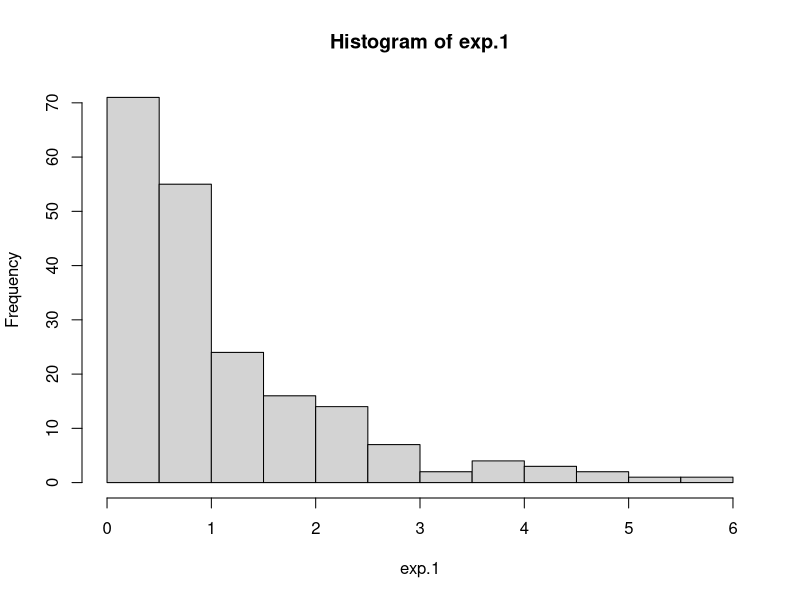
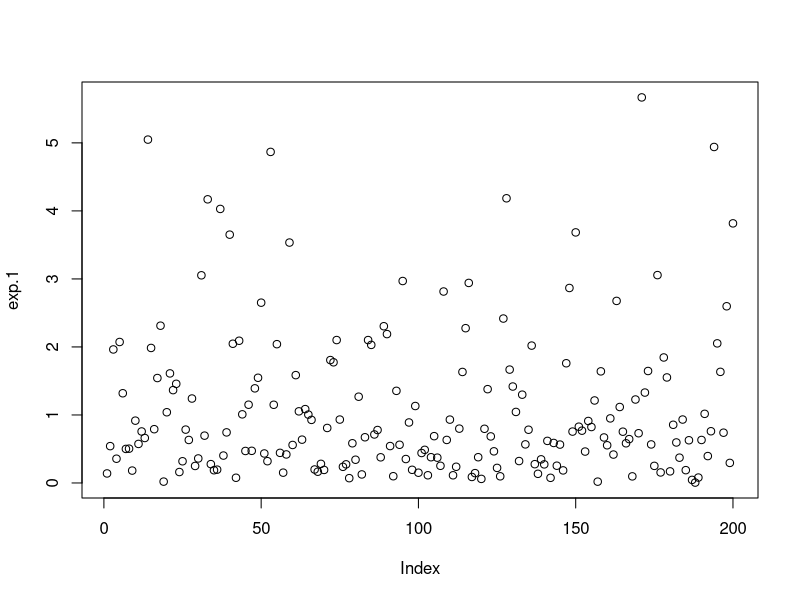
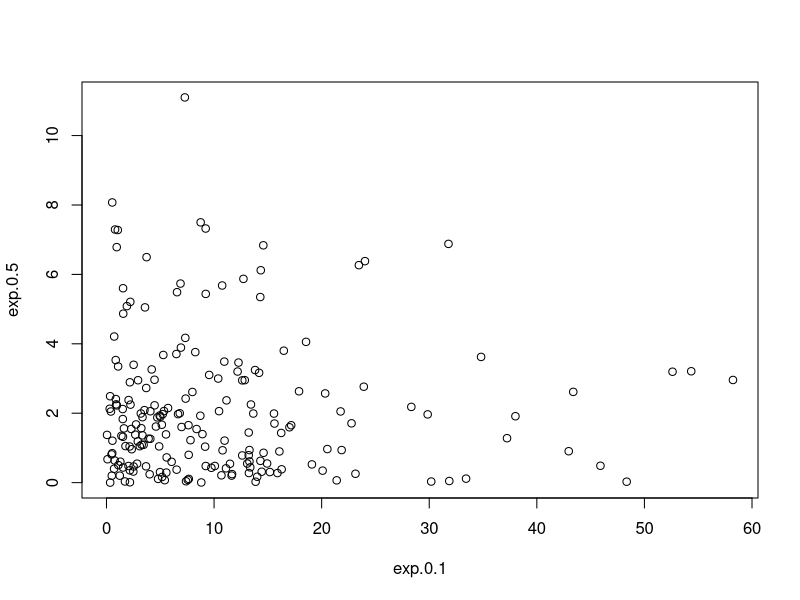
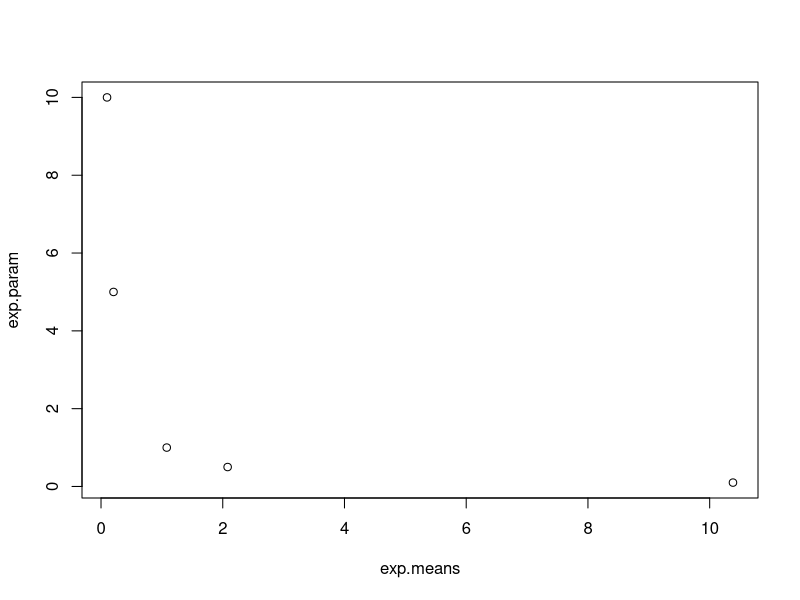
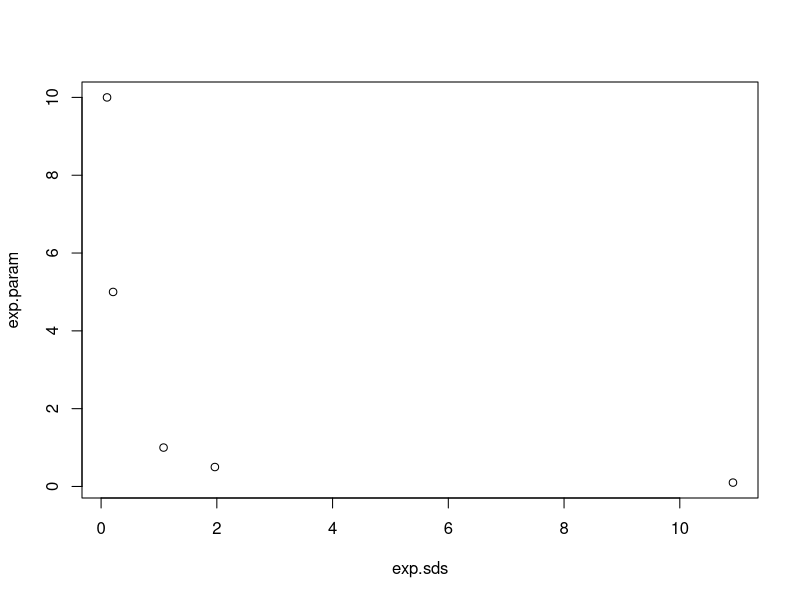
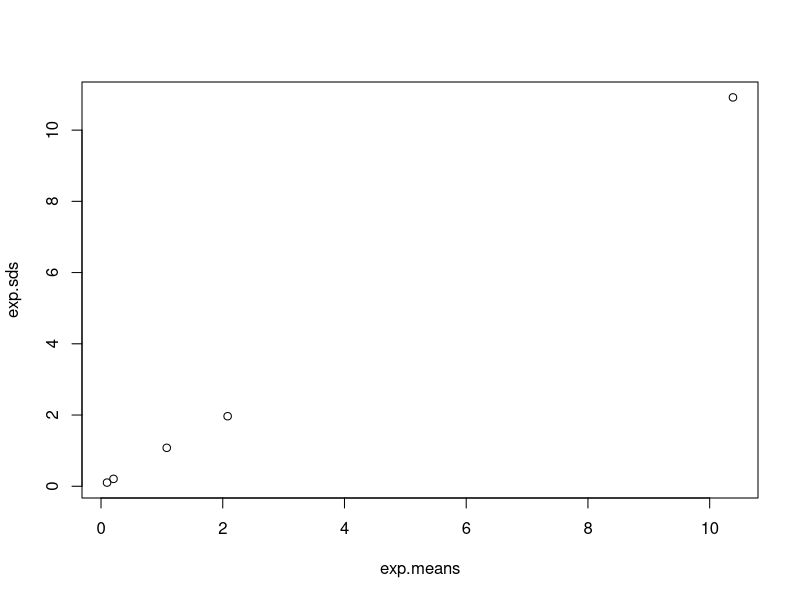
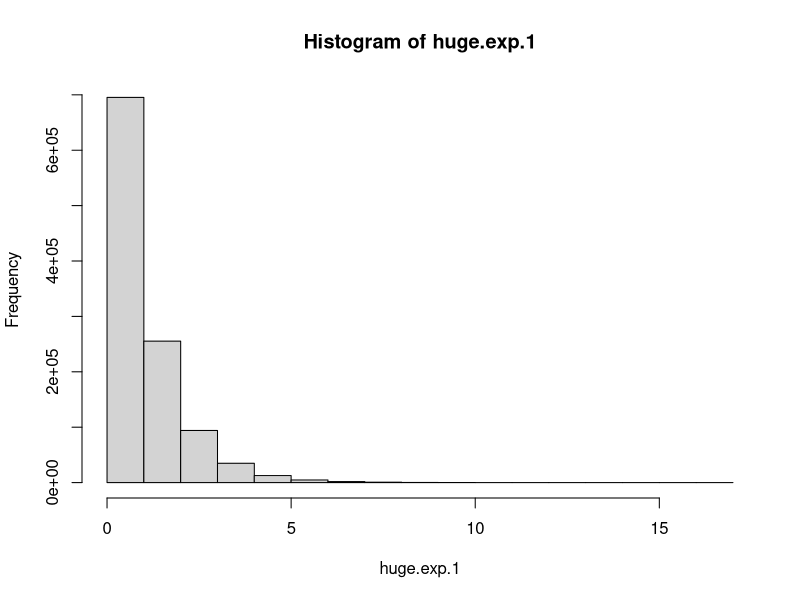
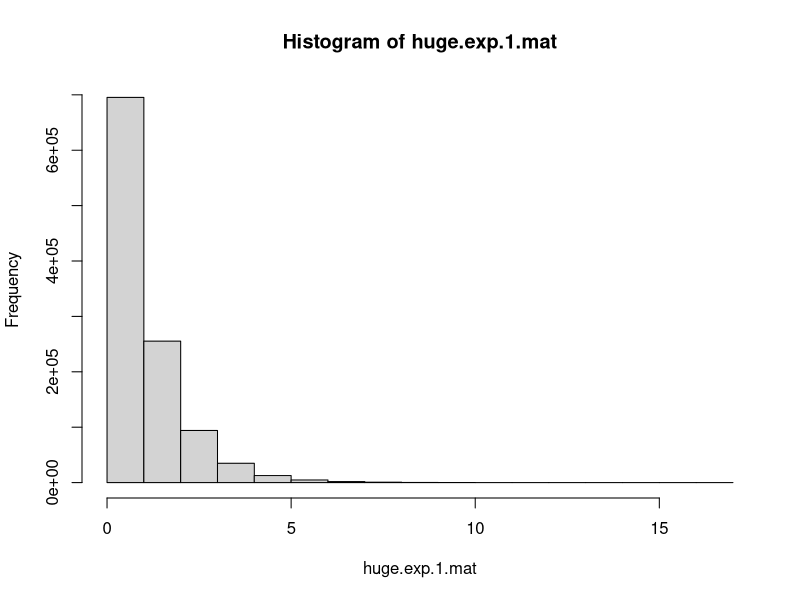

These figures' R source, in order:
########## ЗАДАНИЕ 1

# 1
exp.1<-c(rexp(n=200))
mean(exp.1)
sd(exp.1)

# 2
exp.0.1<-c(rexp(n=200,rate=0.1))
mean(exp.0.1)
sd(exp.0.1)

exp.0.5<-c(rexp(n=200,rate=0.5))
mean(exp.0.5)
sd(exp.0.5)

exp.5<-c(rexp(n=200,rate=5))
mean(exp.5)
sd(exp.5)

exp.10<-c(rexp(n=200,rate=10))
mean(exp.10)
sd(exp.10)

# 3
# 4
hist(exp.1)

# 5
plot(exp.1)

# 6
plot(exp.0.1,exp.0.5)

# 7
exp.means<-c(mean(exp.1),mean(exp.0.1),mean(exp.0.5),mean(exp.5),mean(exp.10))

# 8
exp.param<-c(1,0.1,0.5,5,10)
plot(exp.means,exp.param)

# 9
exp.sds<-c(sd(exp.1),sd(exp.0.1),sd(exp.0.5),sd(exp.5),sd(exp.10))
plot(exp.sds,exp.param)

# 10
plot(exp.means,exp.sds)


########## ЗАДАНИЕ 2

# 1
huge.exp.1<-c(rexp(n=1100000))
mean(huge.exp.1)
sd(huge.exp.1)

# 2
hist(huge.exp.1)

# 3
mean(huge.exp.1[huge.exp.1>1])

# 4
huge.exp.1.mat<-matrix(huge.exp.1, nrow = 1100, ncol = 1000)
hist(huge.exp.1.mat)

# 5
mean(huge.exp.1.mat[,137])

# 6
huge.exp.1.mat.means<-colMeans(huge.exp.1.mat)
barplot(huge.exp.1.mat.means)

# 7
huge.exp.1.sq<-(huge.exp.1 ^ 2)
huge.exp.1.sq.mean<-mean(huge.exp.1.sq)
huge.exp.1.sq.sd<-sd(huge.exp.1.sq)

print(huge.exp.1.sq.mean)
print(huge.exp.1.sq.sd)
